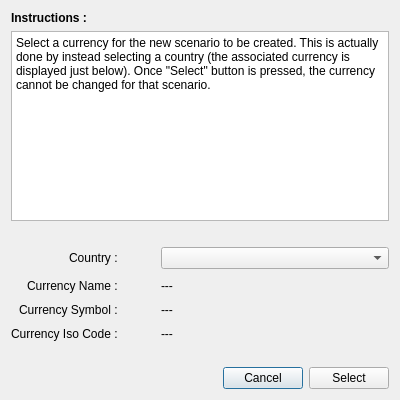
<?xml version="1.0" encoding="UTF-8"?>
<ui version="4.0">
 <class>SelectCountryDialog</class>
 <widget class="QDialog" name="SelectCountryDialog">
  <property name="geometry">
   <rect>
    <x>0</x>
    <y>0</y>
    <width>400</width>
    <height>400</height>
   </rect>
  </property>
  <property name="windowTitle">
   <string>Select currency</string>
  </property>
  <layout class="QVBoxLayout" name="verticalLayout_2">
   <item>
    <layout class="QVBoxLayout" name="verticalLayout">
     <item>
      <widget class="QLabel" name="label">
       <property name="font">
        <font>
         <bold>true</bold>
        </font>
       </property>
       <property name="text">
        <string>Instructions : </string>
       </property>
      </widget>
     </item>
     <item>
      <widget class="QPlainTextEdit" name="plainTextEdit">
       <property name="plainText">
        <string>Select a currency for the new scenario to be created. This is actually done by instead selecting a country (the associated currency is displayed just below). Once &quot;Select&quot; button is pressed, the currency cannot be changed for that scenario.</string>
       </property>
      </widget>
     </item>
     <item>
      <spacer name="verticalSpacer_3">
       <property name="orientation">
        <enum>Qt::Vertical</enum>
       </property>
       <property name="sizeType">
        <enum>QSizePolicy::Fixed</enum>
       </property>
       <property name="sizeHint" stdset="0">
        <size>
         <width>10</width>
         <height>20</height>
        </size>
       </property>
      </spacer>
     </item>
     <item>
      <layout class="QHBoxLayout" name="horizontalLayout_3">
       <item>
        <layout class="QFormLayout" name="formLayout">
         <property name="labelAlignment">
          <set>Qt::AlignRight|Qt::AlignTrailing|Qt::AlignVCenter</set>
         </property>
         <property name="horizontalSpacing">
          <number>40</number>
         </property>
         <property name="verticalSpacing">
          <number>10</number>
         </property>
         <item row="3" column="0">
          <widget class="QLabel" name="label_3">
           <property name="font">
            <font>
             <bold>false</bold>
            </font>
           </property>
           <property name="text">
            <string>Currency Iso Code : </string>
           </property>
          </widget>
         </item>
         <item row="2" column="0">
          <widget class="QLabel" name="label_4">
           <property name="font">
            <font>
             <bold>false</bold>
            </font>
           </property>
           <property name="text">
            <string>Currency Symbol : </string>
           </property>
          </widget>
         </item>
         <item row="1" column="0">
          <widget class="QLabel" name="label_5">
           <property name="font">
            <font>
             <bold>false</bold>
            </font>
           </property>
           <property name="text">
            <string>Currency Name : </string>
           </property>
          </widget>
         </item>
         <item row="1" column="1">
          <widget class="QLabel" name="selectedCurrencyNameLabel">
           <property name="text">
            <string>---</string>
           </property>
          </widget>
         </item>
         <item row="2" column="1">
          <widget class="QLabel" name="selectedCurrencySymbolLabel">
           <property name="text">
            <string>---</string>
           </property>
          </widget>
         </item>
         <item row="3" column="1">
          <widget class="QLabel" name="selectedCurrencyIsoCodeLabel">
           <property name="text">
            <string>---</string>
           </property>
          </widget>
         </item>
         <item row="0" column="0">
          <widget class="QLabel" name="label_2">
           <property name="font">
            <font>
             <bold>false</bold>
            </font>
           </property>
           <property name="text">
            <string>Country : </string>
           </property>
          </widget>
         </item>
         <item row="0" column="1">
          <widget class="QComboBox" name="countriesComboBox"/>
         </item>
        </layout>
       </item>
      </layout>
     </item>
     <item>
      <spacer name="verticalSpacer">
       <property name="orientation">
        <enum>Qt::Vertical</enum>
       </property>
       <property name="sizeType">
        <enum>QSizePolicy::Fixed</enum>
       </property>
       <property name="sizeHint" stdset="0">
        <size>
         <width>20</width>
         <height>20</height>
        </size>
       </property>
      </spacer>
     </item>
     <item>
      <layout class="QHBoxLayout" name="horizontalLayout">
       <item>
        <spacer name="horizontalSpacer">
         <property name="orientation">
          <enum>Qt::Horizontal</enum>
         </property>
         <property name="sizeHint" stdset="0">
          <size>
           <width>40</width>
           <height>20</height>
          </size>
         </property>
        </spacer>
       </item>
       <item>
        <widget class="QPushButton" name="cancelPushButton">
         <property name="text">
          <string>Cancel</string>
         </property>
        </widget>
       </item>
       <item>
        <widget class="QPushButton" name="selectPushButton">
         <property name="text">
          <string>Select</string>
         </property>
        </widget>
       </item>
      </layout>
     </item>
    </layout>
   </item>
  </layout>
 </widget>
 <resources/>
 <connections/>
</ui>
